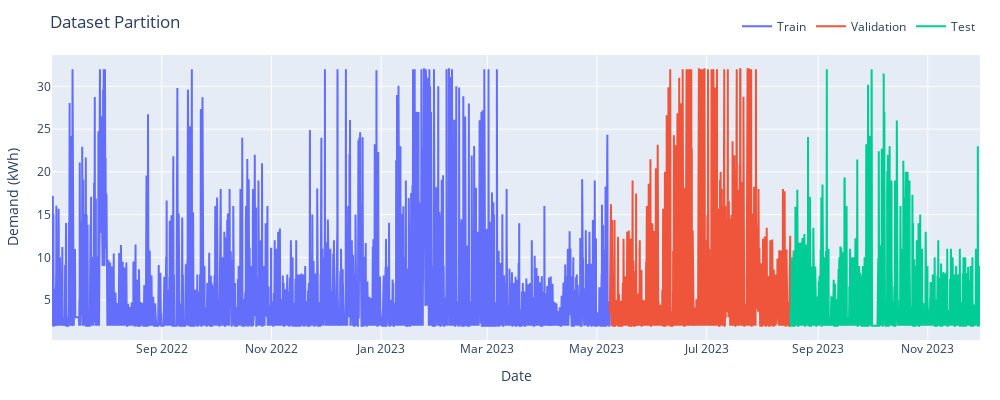

Notebook source saved alongside this figure:
### Code cell
plotDatasetSplit(X_train_dates, X_val_dates, X_test_dates, y_train, y_val, y_test)

### Figure 1 — Plotly figure (JSON) as saved in the notebook; plotly's stock layout.template omitted (floating-point values rounded to 4 significant figures; data arrays with more than 128 entries replaced by an {"elided": "..."} marker saying what was removed)
{"data": [{"mode": "lines", "name": "Train", "type": "scatter", "x": {"elided": "7228 str values"}, "y": {"elided": "7228 float values"}}, {"mode": "lines", "name": "Validation", "type": "scatter", "x": {"elided": "2410 str values"}, "y": {"elided": "2410 float values"}}, {"mode": "lines", "name": "Test", "type": "scatter", "x": {"elided": "2410 str values"}, "y": {"elided": "2410 float values"}}], "layout": {"height": 400, "legend": {"orientation": "h", "x": 1, "xanchor": "right", "y": 1.05, "yanchor": "bottom"}, "margin": {"b": 60, "l": 30, "r": 20, "t": 35}, "title": {"text": "Dataset Partition"}, "width": 1000, "xaxis": {"title": {"text": "Date"}}, "yaxis": {"title": {"text": "Demand (kWh)"}}}}
